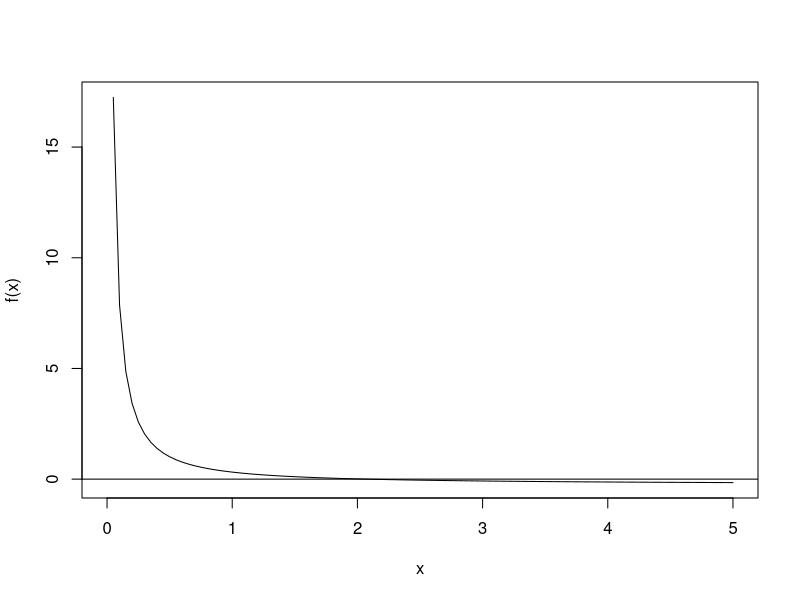
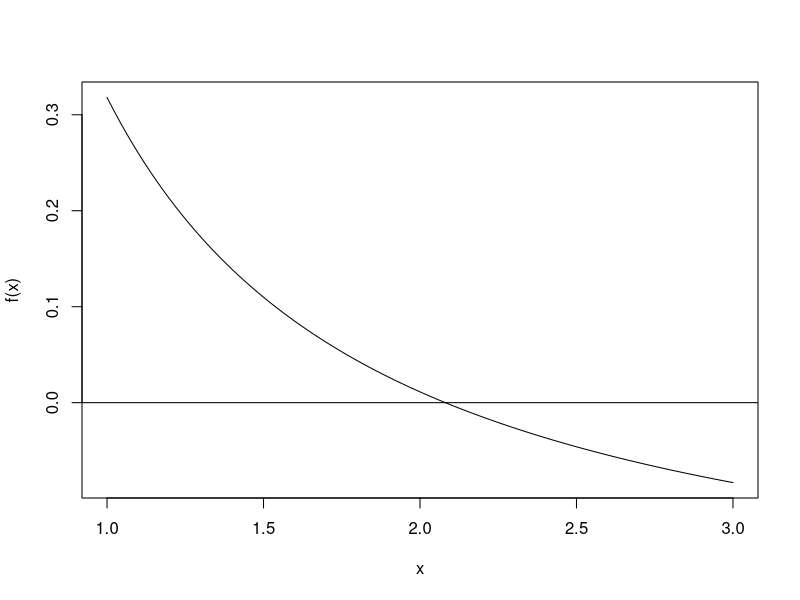
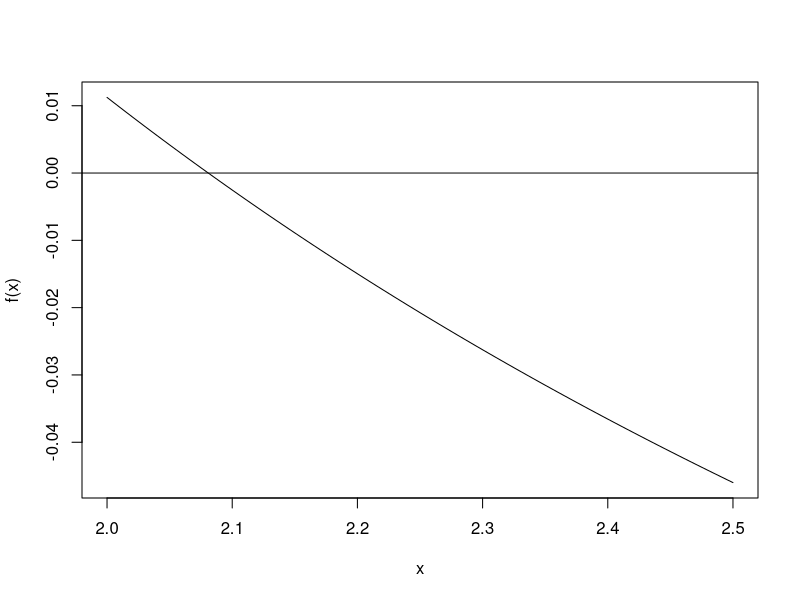

Recreate these plots in R, in order. (Note: this script raises an error after producing the figures.)
# Defining our libraries
library(stats)

# Setting our seed
set.seed(33)

# Creating simulated data for 1000 observations of Gamma Distributin random variable
sampleData <- rgamma(n = 1000, shape = 2, rate = 0.2)

# Taking the sample mean of the simulated data
x_bar <- mean(sampleData)
x_bar

# Taking the natural logarithm of each of the values in the sampleData
ln_Sample <- log(sampleData)
head(ln_Sample)

# Getting the mean of the natural log of sample data
mean_ln_sample <- mean(ln_Sample)
mean_ln_sample

# Writting the function that corresponds to the partial derivative of log-likelihood function with respect alpha
f <- function(x){
  log(x) - digamma(x) - log(x_bar) + mean_ln_sample
}

# Just to show: Plotting curves of log-likelihood function derivative with respect to alpha
curve(f, from=0, to=5)
abline(h=0)

curve(f, from=1, to=3)
abline(h=0)

curve(f, from=2, to=2.5)
abline(h=0)

# Defining initial guess for alpha, based on our calculations by "3.a bullet"
x0 <- 1
iters <- 50

# Implementing Numerical method: Newton-Raphson iterations
for(i in 1:iters)
  x0 <- x0 - f1(x0)/f2(x0)

# Defining alpha_hat
alpha_hat <- x0

# Estimating that the maximum Likelihood Estimate of Lambda was found to be alpha_hat
lambda_hat <- alpha_hat/x_bar
lambda_hat